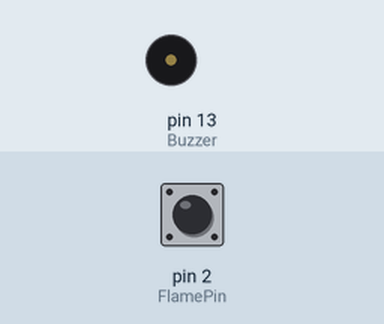
Simulated run of this sketch. Board: Arduino Uno, built with avr-gcc and run on an emulated ATmega328P. On the bench: buzzer (waves = sounding, pin HIGH). The test bench sets the inputs (shaded band); at power-on: pin 2 (FlamePin) LOW. What the sketch prints to the serial monitor is not drawn.

Above: at 1.2 s.
1.3 s: pin 2 (FlamePin) driven HIGH
At 2.5 s:
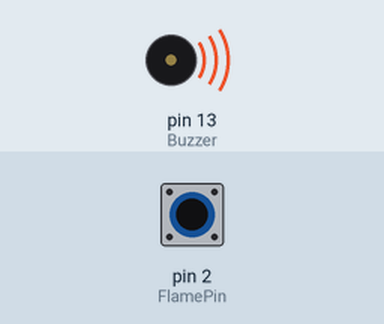
2.8 s: pin 2 (FlamePin) driven LOW
At 3.8 s:
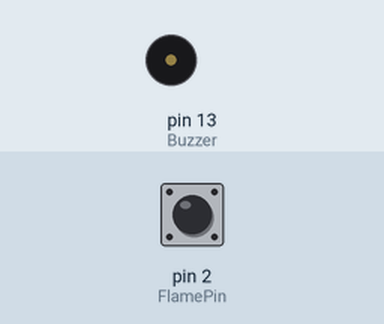
5.8 s: pin 2 (FlamePin) pulsed HIGH 2 times (0.12 s each, 0.3 s apart)
At 5.87 s:
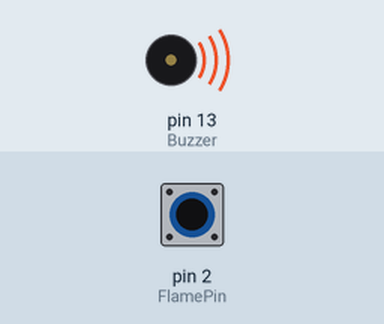
7.9 s: pin 2 (FlamePin) pulsed HIGH 5 times (0.12 s each, 0.3 s apart)
At 9.7 s:
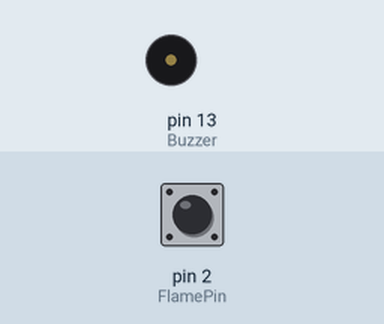
Timing chart, 0 to 11.2 s (numbered marks = the images above; inputs shaded):
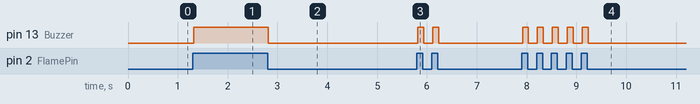

The sketch:

Flame.ino
```cpp
int Buzzer = 13;
int FlamePin = 2;
int Flame = HIGH;

void setup()
{
  Serial.begin(9600);
  pinMode(Buzzer, OUTPUT);
  pinMode(FlamePin, INPUT);
}

void loop()
{
  Flame = digitalRead(FlamePin);
  if(Flame == HIGH)
  {
    Serial.print("HIGH FLAME");
    digitalWrite(Buzzer, HIGH);
  }
  else
  {
    Serial.println("NO FLAME");
    digitalWrite(Buzzer, LOW);
  }
}
```

Measured:
- after the input at 1.3 s, pin 13 (Buzzer): LOW → HIGH at once
- after the input at 2.8 s, pin 13 (Buzzer): HIGH → LOW at once
- after the input at 5.8 s, pin 13 (Buzzer): alternates HIGH for 0.11 s and LOW for 0.19 s, 4 changes in all, then stays LOW, starting at once
- after the input at 7.9 s, pin 13 (Buzzer): alternates HIGH for 0.12 s and LOW for 0.18 s, 10 changes in all, then stays LOW, starting at once
